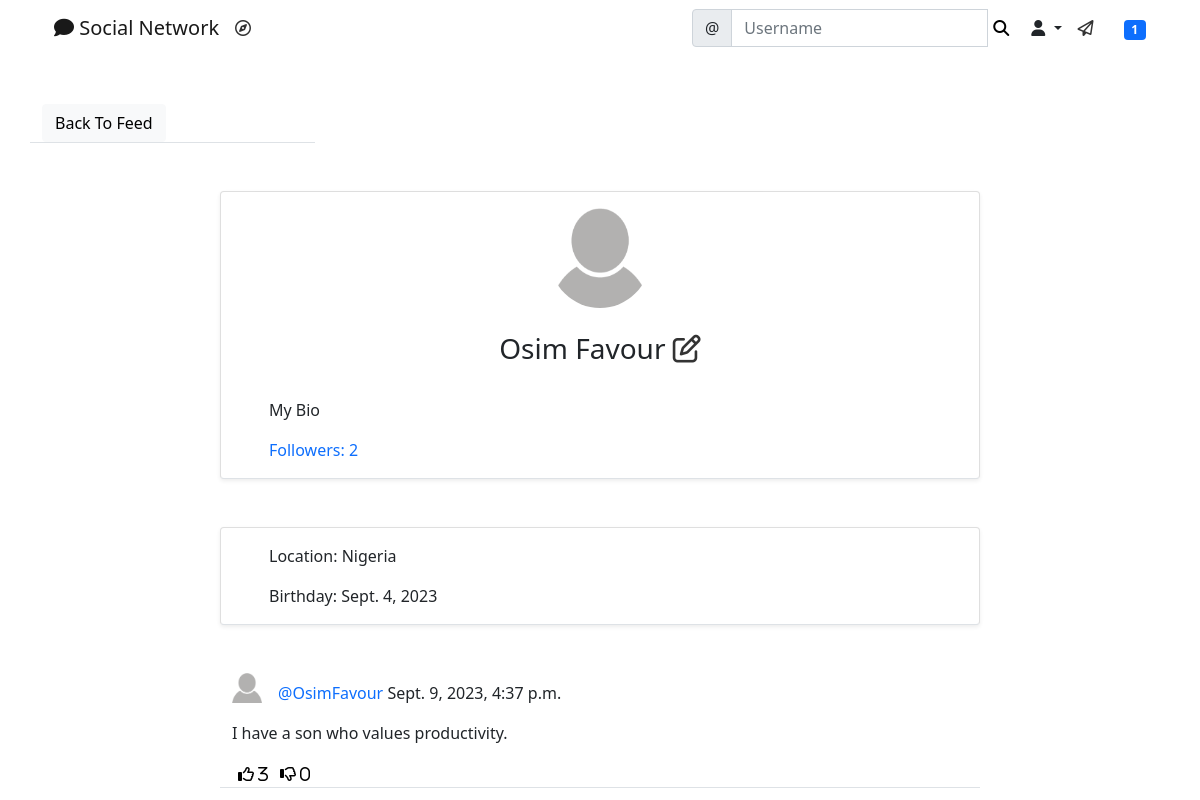
The app's page /social/profile/1/ (signed in), older data.
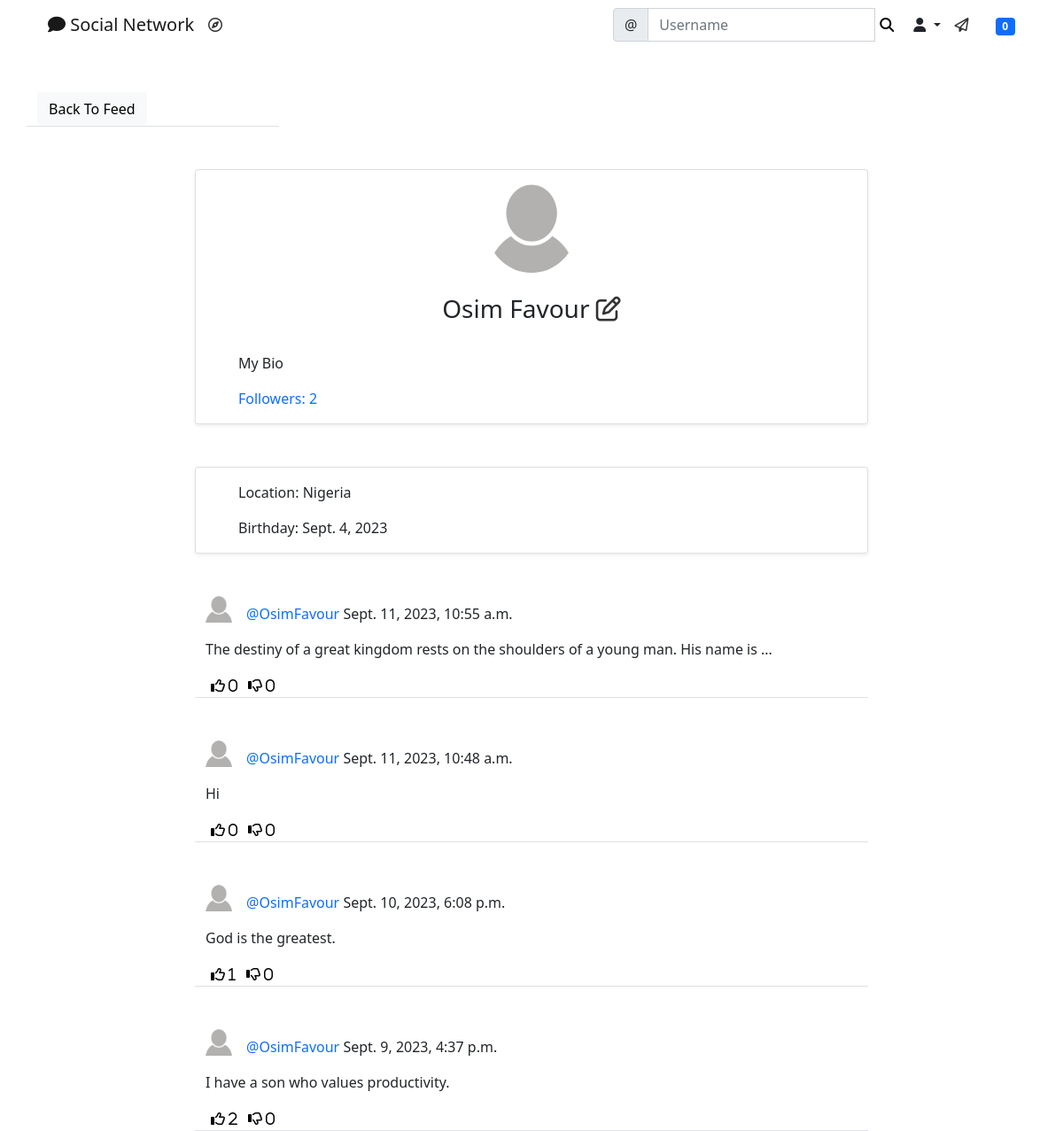
The same page, newer data.
### social/models.py (models this page shows, shortened)
class Post(models.Model):
    body = models.TextField()
    shared_body = models.TextField(blank=True, null=True)
    image = models.ManyToManyField('Image', blank=True)
    created_on = models.DateTimeField(default=timezone.now)
    shared_on = models.DateTimeField(blank=True, null=True)
    author = models.ForeignKey(User, on_delete=models.CASCADE)
    shared_user = models.ForeignKey(User, on_delete=models.CASCADE, null=True, blank=True, related_name='+')
    likes = models.ManyToManyField(User, blank=True, related_name='likes')
    dislikes = models.ManyToManyField(User, blank=True, related_name='dislikes')
    tags = models.ManyToManyField('Tag', blank=True)
    class Meta:
        ordering = ['-created_on', '-shared_on']

class UserProfile(models.Model):
    user = models.OneToOneField(User, primary_key=True, verbose_name="user", related_name="profile", on_delete=models.CASCADE)
    name = models.CharField(max_length=30, blank=True, null=True)
    bio = models.TextField(max_length=500, blank=True, null=True)
    birth_date = models.DateField(null=True, blank=True)
    location = models.CharField(max_length=100, blank=True, null=True)
    picture = models.ImageField(upload_to='uploads/profile_pictures', default='uploads/profile_pictures/default.png')
    followers = models.ManyToManyField(User, blank=True, related_name='followers')

### social/views.py (the view)
# urls.py: path('profile/<int:pk>/', ProfileView.as_view(), name="profile"),
class ProfileView(View):
    def get(self, request, pk, *args, **kwargs):
        profile = UserProfile.objects.get(pk=pk)
        user = profile.user
        posts = Post.objects.filter(author=user).order_by('-created_on')
        followers = profile.followers.all()
        number_of_followers = len(followers)
        if len(followers) == 0:
            is_following = False
        for follower in followers:
            if follower == request.user:
                is_following = True
                break
            else:
                is_following = False
        context = {
            'user': user,
            'profile': profile,
            'posts': posts,
            'number_of_followers': number_of_followers,
            'is_following': is_following,
        }
        return render(request, 'social/profile.html', context)

### landing/templatetags/custom_tags.py (called while the page is built)
@register.inclusion_tag('social/show_notifications.html', takes_context=True)
def show_notifications(context):
    request_user = context['request'].user
    notifications = Notification.objects.filter(to_user=request_user).exclude(user_has_seen=True).order_by('-date')
    return {'notifications': notifications}

### social/templates/social/profile.html (shortened to what this page needs)
{% extends 'landing/base.html' %}
{% block content %}
    <div class="container">
        <div class="row mt-5">
            <div class="col-md-3 col-sm-6 border-bottom">
                <a href="{% url 'post-list' %}" class="btn btn-light">Back To Feed</a>
            </div>
        </div>
        <div class="row justify-content-center mt-5">
            <div class="card shadow-sm col-md-8 col-sm-12 border-bottom px-5 pt-3">
                <div class="text-center">
                    <img src="{{ profile.picture.url }}" alt="" class="rounded-circle" width="100" height="100">
                    {% if profile.name %}
                        <h3 class="py-4">{{ profile.name }}
                            <span>
                                {% if request.user == user %}
                                    <a href="{% url 'profile-edit' profile.pk %}" class="edit-color"><i class="far fa-edit"></i></a>
                                {% endif %}
                            </span>
                        </h3>
                    {% endif %}
                </div>
                {% if profile.bio %}
                    <p>{{ profile.bio }}</p>
                {% endif %}
                <div class="mb-3">
                    <a href="{% url 'list-followers' profile.pk %}" class="post-link">Followers: {{ number_of_followers }}</a>
                </div>
            </div>
        </div>
        <div class="row justify-content-center mt-5">
            <div class="card shadow-sm col-md-8 col-sm-12 border-bottom px-5 pt-3">
                {% if profile.location %}
                    <p>Location: {{ profile.location }}</p>
                {% endif %}
                {% if profile.birth_date %}
                    <p>Birthday: {{ profile.birth_date }}</p>
                {% endif %}
            </div>
        </div>
        {% for post in posts %}
            <div class="row justify-content-center mt-5">
                <div class="col-md-8 col-sm-12 border-bottom">
                    <div>
                        <a href="{% url 'profile' post.author.profile.pk %}">
                            <img src="{{ post.author.profile.picture.url }}" alt="" class="round-circle post-img" height="30" width="30">
                        </a>
                        <p class="post-text">
                            <a href="{% url 'profile' post.author.profile.pk %}" class="text-primary post-link">@{{ post.author }}</a> {{ post.created_on }}
                        </p>
                    </div>
                    <div class="position-relative">
                        <div class="body">
                            <p>{{ post.body }}</p>
                        </div>
                    </div>
                    <div class="d-flex flex-row">
                        <form action="{% url 'like' post.pk %}" method="POST">
                            <button class="remove-default-btn" type="submit">
                                <i class="far fa-thumbs-up"> <span>{{ post.likes.all.count }}</span></i>
                            </button>
                        </form>
                        <form action="{% url 'dislike' post.pk %}" method="POST">
                            <button class="remove-default-btn" type="submit">
                                <i class="far fa-thumbs-down"> <span>{{ post.dislikes.all.count }}</span></i>
                            </button>
                        </form>
                    </div>
                </div>
            </div>
        {% endfor %}
    </div>
{% endblock content %}

Row changes from the older to the newer data that the page shows:
added Post: author.profile.picture (placeholder picture), author "OsimFavour", created_on "Sept. 11, 2023, 10:55 a.m.", body "The destiny of a great kingdom rests on the shoulders of a young man. His name is ...", likes.all.count "0", dislikes.all.count "0"
added Post: author.profile.picture (placeholder picture), author "OsimFavour", created_on "Sept. 11, 2023, 10:48 a.m.", body "Hi", likes.all.count "0", dislikes.all.count "0"
added Post: author.profile.picture (placeholder picture), author "OsimFavour", created_on "Sept. 10, 2023, 6:08 p.m.", body "God is the greatest.", likes.all.count "1", dislikes.all.count "0"
computed for Post "Sept. 9, 2023, 4:37 p.m.": likes.all.count "3" → "2"
Text that changed along with them:
{{ notifications.count }}: "1" → "0"
